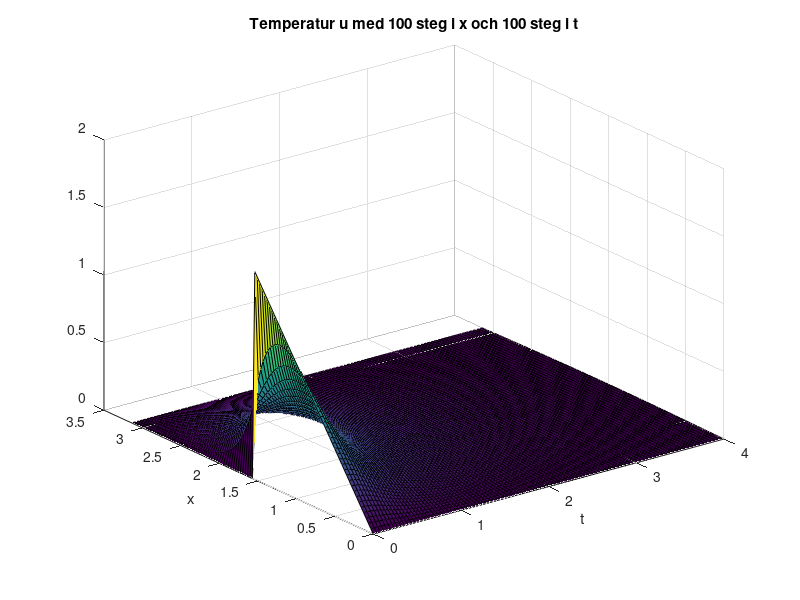

MATLAB code for this plot:
%Losning av varmeledningsekvationen med FE
clear all, close all, clc
alpha=1;    %Termisk diffusivitet
T=4;        %Sluttid
M=100;       %Antal delintervall i x
N=100;       %Antal delintervall i t
A=diag(ones(M-2,1),-1)+diag(-2*ones(M-1,1))+diag(ones(M-2,1),1);
dx=pi/M; dt=T/N;




u=zeros(M-1,N+1);   %Initialisering
x=(dx:dx:pi-dx)';
%Temperatur vid t=0
for i=1:length(x)
    if x(i) < pi/2
        u(i,1) = x(i);   % g(x) = x
    else
        u(i,1) = 0;      % g(x) = 0
    end
end

%Framåt Euler
% for i=1:N
%     u(:,i+1)=u(:,i)+dt/dx^2*A*u(:,i);
% end

%Bakåt Euler
for i=1:N
   u(:,i+1)=(eye(M-1)-dt/dx^2*A)\u(:,i);
end

surf(0:dt:T,[0;x;pi], [zeros(1,N+1); u; zeros(1,N+1)])
ylabel('x'),xlabel('t'),

title(['Temperatur u med ',num2str(M),' steg i x och ', num2str(N), ' steg i t'])
